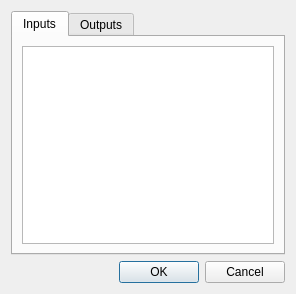
<ui version="4.0" >
 <class>ConnectionsDialog</class>
 <widget class="QDialog" name="ConnectionsDialog" >
  <property name="windowModality" >
   <enum>Qt::ApplicationModal</enum>
  </property>
  <property name="geometry" >
   <rect>
    <x>0</x>
    <y>0</y>
    <width>296</width>
    <height>294</height>
   </rect>
  </property>
  <property name="windowTitle" >
   <string>Connections</string>
  </property>
  <property name="modal" >
   <bool>true</bool>
  </property>
  <layout class="QVBoxLayout" >
   <item>
    <widget class="QTabWidget" name="tabWidget" >
     <property name="currentIndex" >
      <number>0</number>
     </property>
     <widget class="QWidget" name="tabInput" >
      <attribute name="title" >
       <string>Inputs</string>
      </attribute>
      <layout class="QVBoxLayout" >
       <item>
        <widget class="QListView" name="listInputs" />
       </item>
      </layout>
     </widget>
     <widget class="QWidget" name="tabOutput" >
      <attribute name="title" >
       <string>Outputs</string>
      </attribute>
      <layout class="QVBoxLayout" >
       <item>
        <widget class="QListView" name="listOutputs" />
       </item>
      </layout>
     </widget>
    </widget>
   </item>
   <item>
    <widget class="QDialogButtonBox" name="buttonBox" >
     <property name="orientation" >
      <enum>Qt::Horizontal</enum>
     </property>
     <property name="standardButtons" >
      <set>QDialogButtonBox::Cancel|QDialogButtonBox::NoButton|QDialogButtonBox::Ok</set>
     </property>
    </widget>
   </item>
  </layout>
 </widget>
 <resources/>
 <connections>
  <connection>
   <sender>buttonBox</sender>
   <signal>accepted()</signal>
   <receiver>ConnectionsDialog</receiver>
   <slot>accept()</slot>
   <hints>
    <hint type="sourcelabel" >
     <x>248</x>
     <y>254</y>
    </hint>
    <hint type="destinationlabel" >
     <x>157</x>
     <y>274</y>
    </hint>
   </hints>
  </connection>
  <connection>
   <sender>buttonBox</sender>
   <signal>rejected()</signal>
   <receiver>ConnectionsDialog</receiver>
   <slot>reject()</slot>
   <hints>
    <hint type="sourcelabel" >
     <x>286</x>
     <y>273</y>
    </hint>
    <hint type="destinationlabel" >
     <x>286</x>
     <y>274</y>
    </hint>
   </hints>
  </connection>
 </connections>
</ui>
